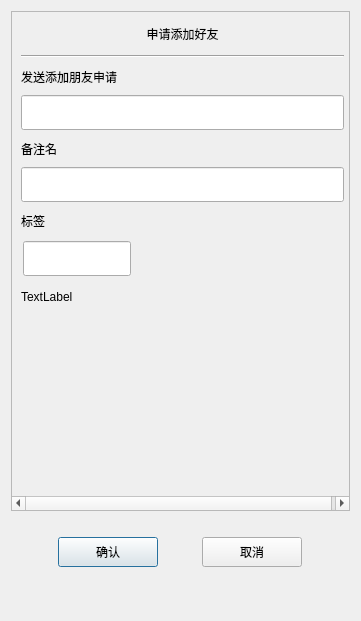
<?xml version="1.0" encoding="UTF-8"?>
<ui version="4.0">
 <class>ApplyFriend</class>
 <widget class="QDialog" name="ApplyFriend">
  <property name="geometry">
   <rect>
    <x>0</x>
    <y>0</y>
    <width>361</width>
    <height>621</height>
   </rect>
  </property>
  <property name="minimumSize">
   <size>
    <width>361</width>
    <height>621</height>
   </size>
  </property>
  <property name="maximumSize">
   <size>
    <width>361</width>
    <height>621</height>
   </size>
  </property>
  <property name="windowTitle">
   <string>Dialog</string>
  </property>
  <layout class="QGridLayout" name="gridLayout">
   <item row="0" column="0">
    <widget class="QScrollArea" name="scrollArea">
     <property name="minimumSize">
      <size>
       <width>0</width>
       <height>500</height>
      </size>
     </property>
     <property name="widgetResizable">
      <bool>true</bool>
     </property>
     <widget class="QWidget" name="scrollcontent">
      <property name="geometry">
       <rect>
        <x>0</x>
        <y>0</y>
        <width>341</width>
        <height>498</height>
       </rect>
      </property>
      <layout class="QVBoxLayout" name="verticalLayout_6">
       <property name="spacing">
        <number>0</number>
       </property>
       <property name="leftMargin">
        <number>0</number>
       </property>
       <property name="rightMargin">
        <number>0</number>
       </property>
       <item>
        <widget class="QLabel" name="apply_lb">
         <property name="minimumSize">
          <size>
           <width>0</width>
           <height>25</height>
          </size>
         </property>
         <property name="maximumSize">
          <size>
           <width>16777215</width>
           <height>25</height>
          </size>
         </property>
         <property name="text">
          <string>申请添加好友</string>
         </property>
         <property name="alignment">
          <set>Qt::AlignCenter</set>
         </property>
        </widget>
       </item>
       <item>
        <widget class="QWidget" name="apply_wid" native="true">
         <layout class="QVBoxLayout" name="verticalLayout_2">
          <item>
           <widget class="Line" name="h_line">
            <property name="orientation">
             <enum>Qt::Horizontal</enum>
            </property>
           </widget>
          </item>
          <item>
           <widget class="QLabel" name="label">
            <property name="minimumSize">
             <size>
              <width>0</width>
              <height>25</height>
             </size>
            </property>
            <property name="maximumSize">
             <size>
              <width>16777215</width>
              <height>25</height>
             </size>
            </property>
            <property name="text">
             <string>发送添加朋友申请</string>
            </property>
           </widget>
          </item>
          <item>
           <widget class="CustomizeEdit" name="name_ed">
            <property name="minimumSize">
             <size>
              <width>0</width>
              <height>35</height>
             </size>
            </property>
            <property name="maximumSize">
             <size>
              <width>16777215</width>
              <height>35</height>
             </size>
            </property>
           </widget>
          </item>
          <item>
           <widget class="QLabel" name="label_2">
            <property name="minimumSize">
             <size>
              <width>0</width>
              <height>25</height>
             </size>
            </property>
            <property name="maximumSize">
             <size>
              <width>16777215</width>
              <height>25</height>
             </size>
            </property>
            <property name="text">
             <string>备注名</string>
            </property>
           </widget>
          </item>
          <item>
           <widget class="CustomizeEdit" name="back_ed">
            <property name="minimumSize">
             <size>
              <width>0</width>
              <height>35</height>
             </size>
            </property>
            <property name="maximumSize">
             <size>
              <width>16777215</width>
              <height>35</height>
             </size>
            </property>
           </widget>
          </item>
          <item>
           <widget class="QLabel" name="label_3">
            <property name="minimumSize">
             <size>
              <width>0</width>
              <height>25</height>
             </size>
            </property>
            <property name="maximumSize">
             <size>
              <width>16777215</width>
              <height>25</height>
             </size>
            </property>
            <property name="text">
             <string>标签</string>
            </property>
           </widget>
          </item>
          <item>
           <widget class="QWidget" name="lb_group_wid" native="true">
            <property name="minimumSize">
             <size>
              <width>0</width>
              <height>50</height>
             </size>
            </property>
            <layout class="QVBoxLayout" name="verticalLayout_4">
             <property name="spacing">
              <number>0</number>
             </property>
             <property name="leftMargin">
              <number>0</number>
             </property>
             <property name="topMargin">
              <number>0</number>
             </property>
             <property name="rightMargin">
              <number>0</number>
             </property>
             <property name="bottomMargin">
              <number>0</number>
             </property>
             <item>
              <widget class="QWidget" name="gridWidget" native="true">
               <property name="minimumSize">
                <size>
                 <width>0</width>
                 <height>40</height>
                </size>
               </property>
               <property name="maximumSize">
                <size>
                 <width>16777215</width>
                 <height>40</height>
                </size>
               </property>
               <widget class="CustomizeEdit" name="lb_ed">
                <property name="geometry">
                 <rect>
                  <x>2</x>
                  <y>2</y>
                  <width>108</width>
                  <height>35</height>
                 </rect>
                </property>
                <property name="minimumSize">
                 <size>
                  <width>0</width>
                  <height>0</height>
                 </size>
                </property>
                <property name="maximumSize">
                 <size>
                  <width>16777215</width>
                  <height>35</height>
                 </size>
                </property>
               </widget>
              </widget>
             </item>
             <item>
              <widget class="QWidget" name="input_tip_wid" native="true">
               <property name="minimumSize">
                <size>
                 <width>0</width>
                 <height>35</height>
                </size>
               </property>
               <layout class="QVBoxLayout" name="verticalLayout_5">
                <property name="spacing">
                 <number>0</number>
                </property>
                <property name="leftMargin">
                 <number>0</number>
                </property>
                <property name="topMargin">
                 <number>0</number>
                </property>
                <property name="rightMargin">
                 <number>0</number>
                </property>
                <property name="bottomMargin">
                 <number>0</number>
                </property>
                <item>
                 <widget class="ClickedOnceLabel" name="tip_lb">
                  <property name="text">
                   <string>TextLabel</string>
                  </property>
                  <property name="alignment">
                   <set>Qt::AlignLeading|Qt::AlignLeft|Qt::AlignVCenter</set>
                  </property>
                 </widget>
                </item>
               </layout>
              </widget>
             </item>
            </layout>
           </widget>
          </item>
          <item>
           <widget class="QWidget" name="widget" native="true">
            <property name="minimumSize">
             <size>
              <width>0</width>
              <height>60</height>
             </size>
            </property>
            <property name="maximumSize">
             <size>
              <width>16777215</width>
              <height>16777215</height>
             </size>
            </property>
            <layout class="QHBoxLayout" name="horizontalLayout">
             <property name="leftMargin">
              <number>0</number>
             </property>
             <property name="topMargin">
              <number>0</number>
             </property>
             <property name="rightMargin">
              <number>0</number>
             </property>
             <property name="bottomMargin">
              <number>0</number>
             </property>
             <item>
              <widget class="QWidget" name="lb_list" native="true">
               <property name="minimumSize">
                <size>
                 <width>287</width>
                 <height>50</height>
                </size>
               </property>
               <property name="maximumSize">
                <size>
                 <width>287</width>
                 <height>16777215</height>
                </size>
               </property>
              </widget>
             </item>
             <item>
              <widget class="QWidget" name="more_lb_wid" native="true">
               <property name="minimumSize">
                <size>
                 <width>30</width>
                 <height>0</height>
                </size>
               </property>
               <property name="maximumSize">
                <size>
                 <width>30</width>
                 <height>16777215</height>
                </size>
               </property>
               <layout class="QVBoxLayout" name="verticalLayout_3">
                <property name="leftMargin">
                 <number>2</number>
                </property>
                <property name="topMargin">
                 <number>2</number>
                </property>
                <property name="rightMargin">
                 <number>2</number>
                </property>
                <property name="bottomMargin">
                 <number>2</number>
                </property>
                <item>
                 <spacer name="verticalSpacer_2">
                  <property name="orientation">
                   <enum>Qt::Vertical</enum>
                  </property>
                  <property name="sizeHint" stdset="0">
                   <size>
                    <width>20</width>
                    <height>40</height>
                   </size>
                  </property>
                 </spacer>
                </item>
                <item>
                 <widget class="ClickedOnceLabel" name="more_lb">
                  <property name="minimumSize">
                   <size>
                    <width>25</width>
                    <height>25</height>
                   </size>
                  </property>
                  <property name="maximumSize">
                   <size>
                    <width>25</width>
                    <height>25</height>
                   </size>
                  </property>
                  <property name="text">
                   <string/>
                  </property>
                 </widget>
                </item>
                <item>
                 <spacer name="verticalSpacer_4">
                  <property name="orientation">
                   <enum>Qt::Vertical</enum>
                  </property>
                  <property name="sizeType">
                   <enum>QSizePolicy::Fixed</enum>
                  </property>
                  <property name="sizeHint" stdset="0">
                   <size>
                    <width>20</width>
                    <height>60</height>
                   </size>
                  </property>
                 </spacer>
                </item>
               </layout>
              </widget>
             </item>
            </layout>
           </widget>
          </item>
         </layout>
        </widget>
       </item>
      </layout>
     </widget>
    </widget>
   </item>
   <item row="1" column="0">
    <spacer name="verticalSpacer_3">
     <property name="orientation">
      <enum>Qt::Vertical</enum>
     </property>
     <property name="sizeType">
      <enum>QSizePolicy::Fixed</enum>
     </property>
     <property name="sizeHint" stdset="0">
      <size>
       <width>20</width>
       <height>10</height>
      </size>
     </property>
    </spacer>
   </item>
   <item row="2" column="0">
    <widget class="QWidget" name="apply_sure_wid" native="true">
     <property name="minimumSize">
      <size>
       <width>0</width>
       <height>50</height>
      </size>
     </property>
     <layout class="QHBoxLayout" name="horizontalLayout_2">
      <item>
       <spacer name="horizontalSpacer">
        <property name="orientation">
         <enum>Qt::Horizontal</enum>
        </property>
        <property name="sizeHint" stdset="0">
         <size>
          <width>39</width>
          <height>20</height>
         </size>
        </property>
       </spacer>
      </item>
      <item>
       <widget class="ClickedBtn" name="sure_btn">
        <property name="minimumSize">
         <size>
          <width>100</width>
          <height>30</height>
         </size>
        </property>
        <property name="maximumSize">
         <size>
          <width>100</width>
          <height>30</height>
         </size>
        </property>
        <property name="text">
         <string>确认</string>
        </property>
       </widget>
      </item>
      <item>
       <spacer name="horizontalSpacer_3">
        <property name="orientation">
         <enum>Qt::Horizontal</enum>
        </property>
        <property name="sizeHint" stdset="0">
         <size>
          <width>40</width>
          <height>20</height>
         </size>
        </property>
       </spacer>
      </item>
      <item>
       <widget class="ClickedBtn" name="cancel_btn">
        <property name="minimumSize">
         <size>
          <width>100</width>
          <height>30</height>
         </size>
        </property>
        <property name="text">
         <string>取消</string>
        </property>
       </widget>
      </item>
      <item>
       <spacer name="horizontalSpacer_2">
        <property name="orientation">
         <enum>Qt::Horizontal</enum>
        </property>
        <property name="sizeHint" stdset="0">
         <size>
          <width>40</width>
          <height>20</height>
         </size>
        </property>
       </spacer>
      </item>
     </layout>
    </widget>
   </item>
   <item row="3" column="0">
    <spacer name="verticalSpacer">
     <property name="orientation">
      <enum>Qt::Vertical</enum>
     </property>
     <property name="sizeHint" stdset="0">
      <size>
       <width>20</width>
       <height>19</height>
      </size>
     </property>
    </spacer>
   </item>
  </layout>
 </widget>
 <customwidgets>
  <customwidget>
   <class>CustomizeEdit</class>
   <extends>QLineEdit</extends>
   <header>customizeedit.h</header>
  </customwidget>
  <customwidget>
   <class>ClickedBtn</class>
   <extends>QPushButton</extends>
   <header>clickedbtn.h</header>
  </customwidget>
  <customwidget>
   <class>ClickedOnceLabel</class>
   <extends>QLabel</extends>
   <header>clickedoncelabel.h</header>
  </customwidget>
 </customwidgets>
 <resources/>
 <connections/>
</ui>
